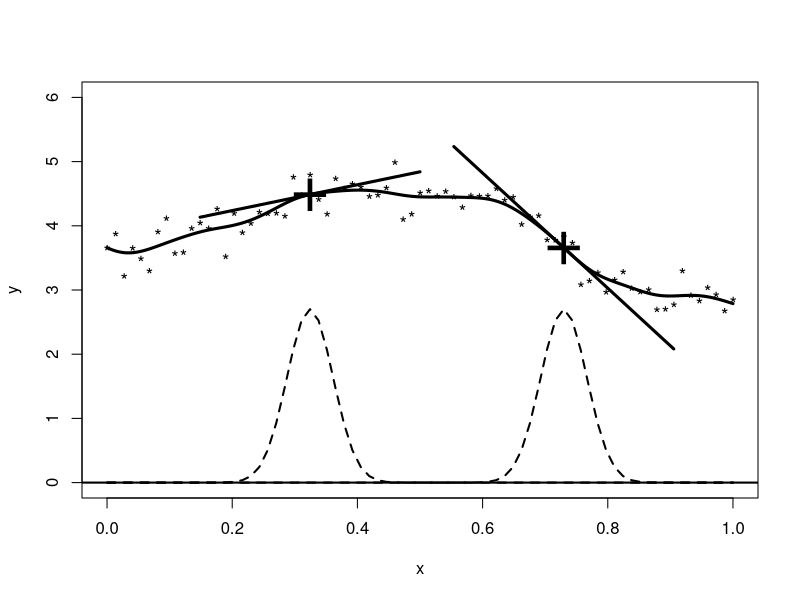

This chart was generated by the following R code:
 #  Figure 21.2

set.seed("9988")
library("KernSmooth")
scale=.25
x = seq(0,1,length=75)
true = .1*x+ sin(5* x^1.5) + 3.6
y = true + rnorm(75,sd=.2)
h = dpill(x,y)
w1 = scale*dnorm(x,mean=x[25],sd=h)
fit1 = lm(y~x,weights=w1)
w2 = scale*dnorm(x,mean=x[55],sd=h)
fit2 = lm(y~x,weights=w2)
fit3 <- locpoly(x,y, bandwidth = h)

postscript("loclin.ps",width=6,height=5)  #  Figure 21.2
plot(x,y,ylim=c(0,6),cex=1.15,pch="*")
lines(x,w1,lty="dashed",lwd=2)
lines(x,w2,lty="dashed",lwd=2)
lines(x[12:38],fit1$fitted[12:38],lwd=3)
lines(x[42:68],fit2$fitted[42:68],lwd=3)
points(c(x[25],x[55]),c(fit1$fit[25],fit2$fit[55]),pch="+",cex=4)
lines(fit3$x,fit3$y,lwd=3,lty=1)
abline(h=0,lwd=2)
graphics.off()
